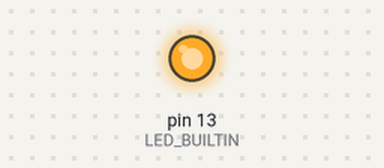
The sketch below on a simulated Arduino Uno, built with avr-gcc and run on an emulated ATmega328P. Shown: output pins drawn as LEDs (lit = HIGH).

Above: at 1.5 s.
At 75.5 s:
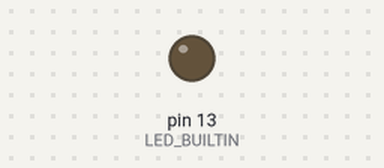
Timing chart, 0 to 78.0 s (numbered marks = the images above):
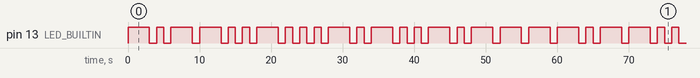

The sketch:

sketch_2.1.ino
```cpp
void dot() {
  digitalWrite(LED_BUILTIN, HIGH);     //spelling my first name (yuvraj) through morse code
  delay(1000);
  digitalWrite(LED_BUILTIN, LOW);
  delay(1000);
}

void dash() {
  digitalWrite(LED_BUILTIN, HIGH);
  delay(3000);
  digitalWrite(LED_BUILTIN, LOW);
  delay(1000);
}


void setup() {
  pinMode(LED_BUILTIN, OUTPUT);

}

void loop() {

  dash();
  dot();
  dash();
  dash();

  dot();
  dot();
  dash();

  dot();
  dot();
  dot();
  dash();

  dot();
  dash();
  dot();

  dot();
  dash();

  dot();
  dash();
  dash();
  dash();

}
```

Measured:
- by itself, pin 13 (LED_BUILTIN): moves between LOW and HIGH, repeating every 60.0 s
- by itself, everything shown: repeats every 60.0 s, in 40 steps
